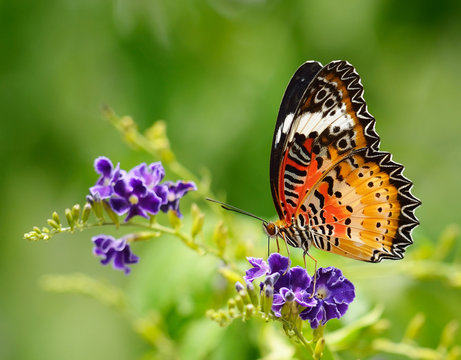
#> input picture butter.jpg, 461 x 360 px
$ python 'Image detection.py'
#> lines starting #> are read from the running program, lines starting #| are printed output that depends on the picture
import cv2
import numpy as np


def segment_image(image_path):
    # Read the image
#> called with image_path = 'butter.jpg'
    image = cv2.imread(image_path)
#> image is the input picture: shape (360, 461, 3); mean B, G, R 58.5, 140.4, 122.4

    # Create a mask of zeros, with the same dimensions as the image
    mask = np.zeros(image.shape[:2], np.uint8)

    # Define the background and foreground models for GrabCut
    background_model = np.zeros((1, 65), np.float64)
    foreground_model = np.zeros((1, 65), np.float64)

    # Define the rectangle enclosing the object of interest (you might need to adjust this manually)
    rectangle = (50, 50, image.shape[1]-50, image.shape[0]-50)
#> rectangle = (50, 50, 411, 310)

    # Apply GrabCut algorithm to segment the image
    cv2.grabCut(image, mask, rectangle, background_model,
                foreground_model, 5, cv2.GC_INIT_WITH_RECT)

    # Create a mask where all regions classified as background or probably background are set to 0
    mask2 = np.where((mask == 2) | (mask == 0), 0, 1).astype('uint8')

    # Find contours in the mask to get the bounding box of the object
    contours, _ = cv2.findContours(
        mask2, cv2.RETR_EXTERNAL, cv2.CHAIN_APPROX_SIMPLE)
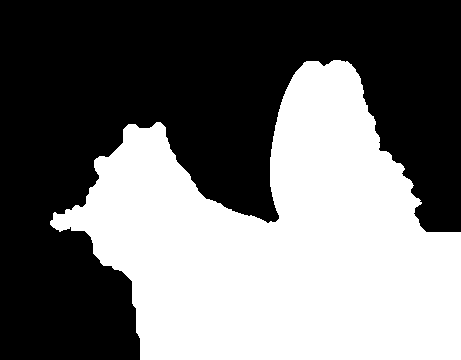
#> mask2: shape (360, 461); values 0 (black) and 1 (white), 44.4% white; 1 white region

    # Filter contours based on area to select only the main object
    main_contours = [cnt for cnt in contours if cv2.contourArea(
        cnt) > 1000]  # Adjust the area threshold as needed

    # Find the contour with the largest area
    main_contour = max(
        main_contours, key=cv2.contourArea) if main_contours else None

    if main_contour is not None:
        # Get the bounding box coordinates of the main contour
        x, y, w, h = cv2.boundingRect(main_contour)
#> x = 50; y = 60; w = 411; h = 300

        # Draw a bounding box around the main contour on the original image
        cv2.rectangle(image, (x, y), (x + w, y + h), (0, 255, 0), 2)

        # Calculate the area of the bounding box
        box_area = w * h
#> box_area = 123300

        # Calculate the percentage of the object visible
        total_area = image.shape[0] * image.shape[1]
#> total_area = 165960
        visible_percentage = (box_area / total_area) * 100
#> visible_percentage = 74.3

        # Display the percentage of visibility above the bounding box
        cv2.putText(image, f"Visibility: {visible_percentage:.2f}%", (
            x, y - 10), cv2.FONT_HERSHEY_SIMPLEX, 0.5, (0, 255, 0), 2)
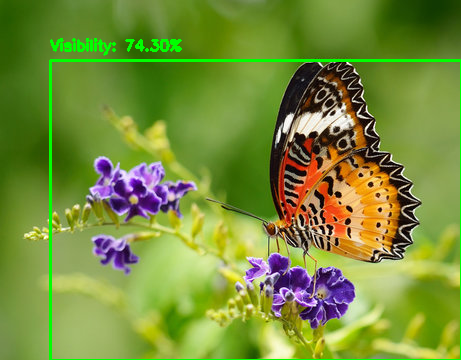
#> image: shape (360, 461, 3); mean B, G, R 57.5, 143, 120

    # Resize the image to fit the screen
    screen_width = 1280  # Set your screen width
    screen_height = 720  # Set your screen height
    ratio = min(screen_width / image.shape[1], screen_height / image.shape[0])
#> ratio = 2
    resized_image = cv2.resize(
        image, (int(image.shape[1] * ratio), int(image.shape[0] * ratio)))
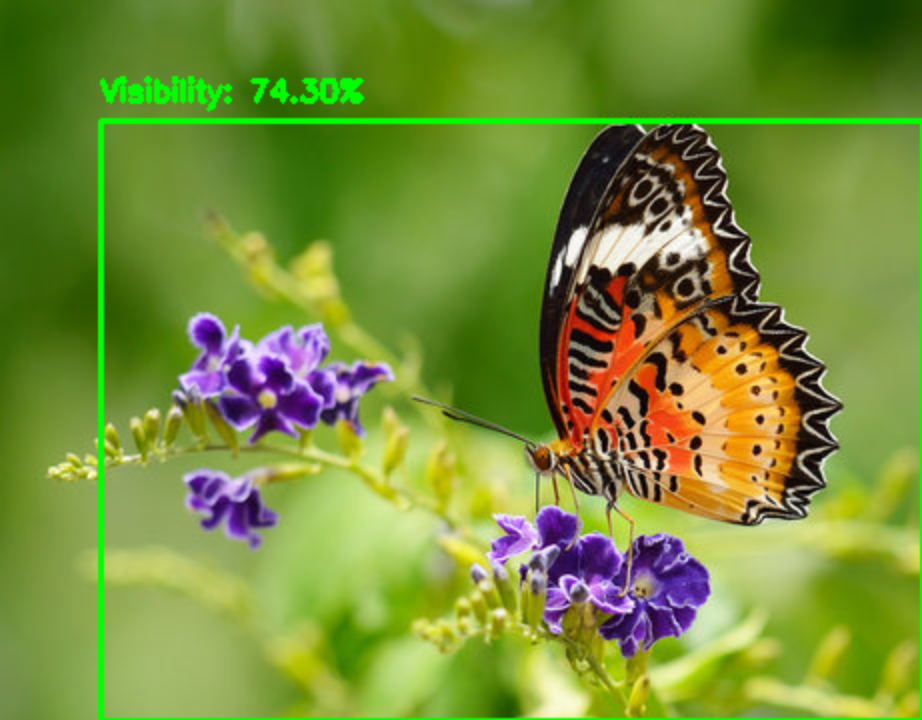
#> resized_image: shape (720, 922, 3); mean B, G, R 57.5, 143, 119.9

    return resized_image


# Path to the input image
image_path = 'butter.jpg'

# Perform image segmentation
segmented_image = segment_image(image_path)

# Display the segmented image with bounding box and visibility percentage
cv2.imshow('Segmented Image', segmented_image)
cv2.waitKey(0)
cv2.destroyAllWindows()
